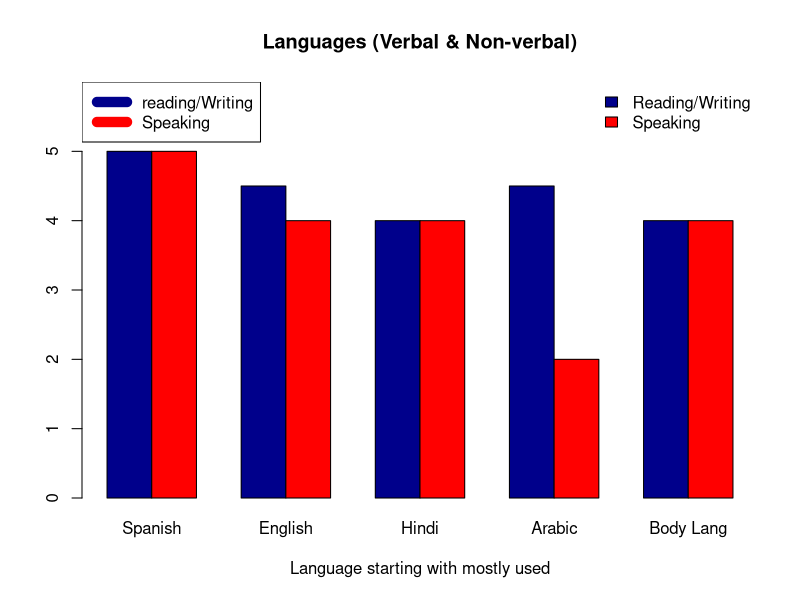
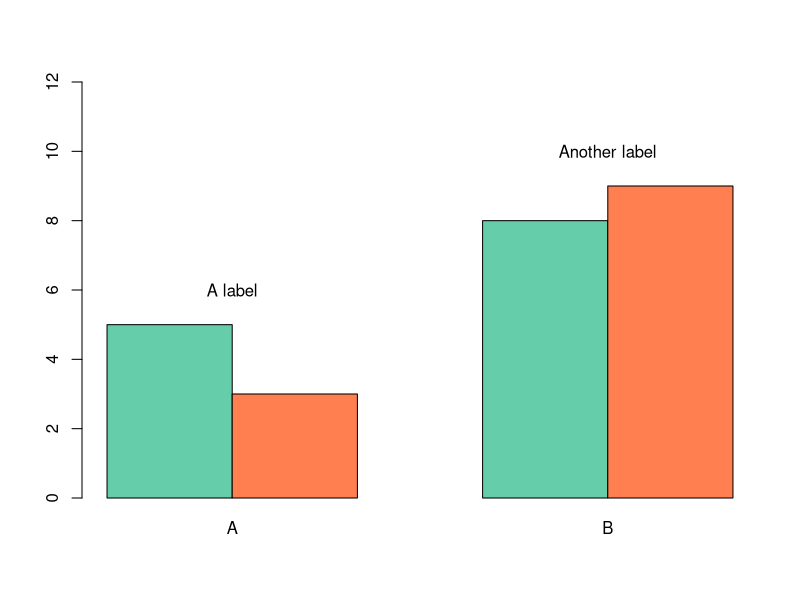
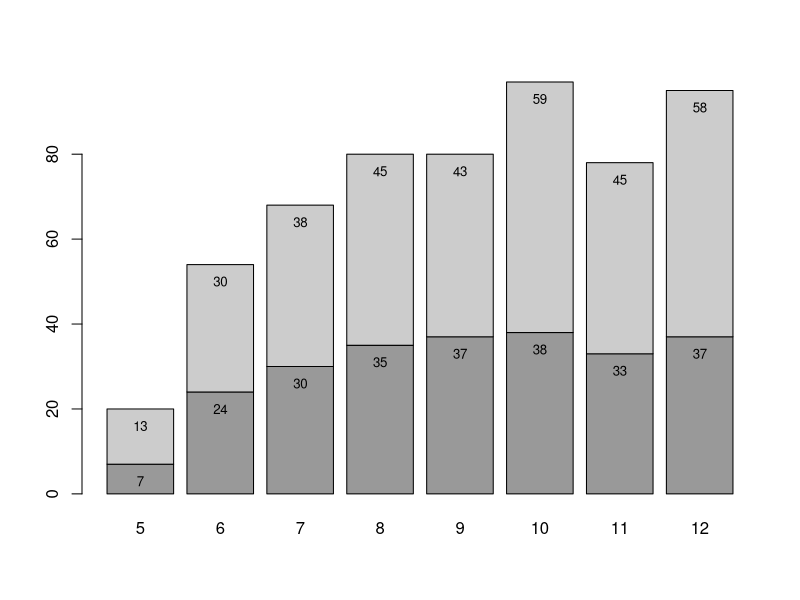
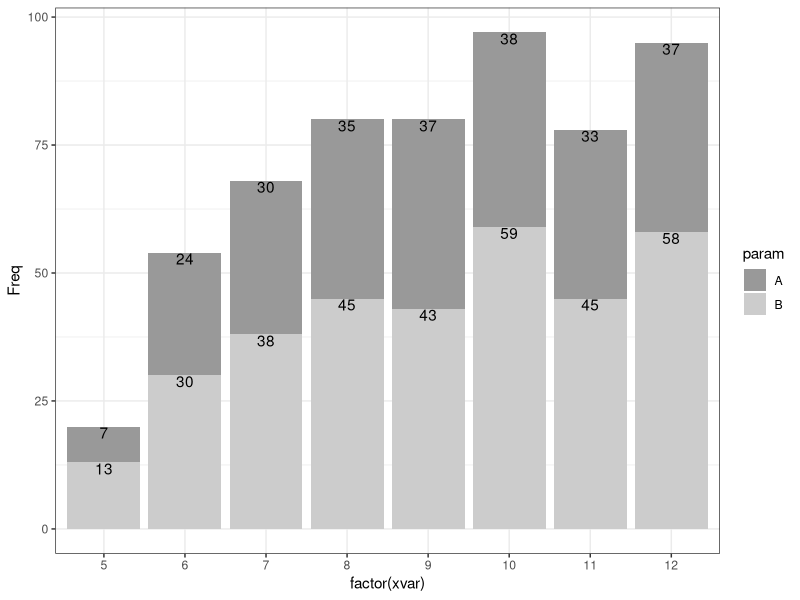
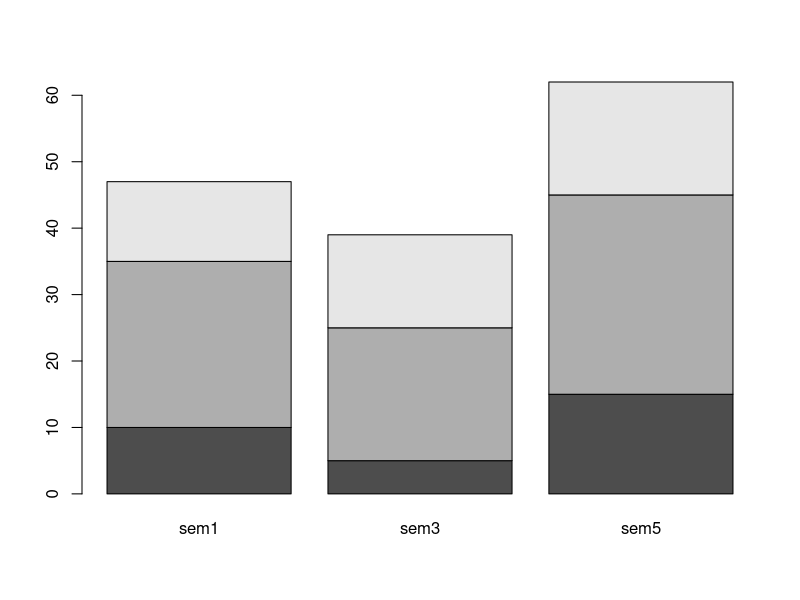
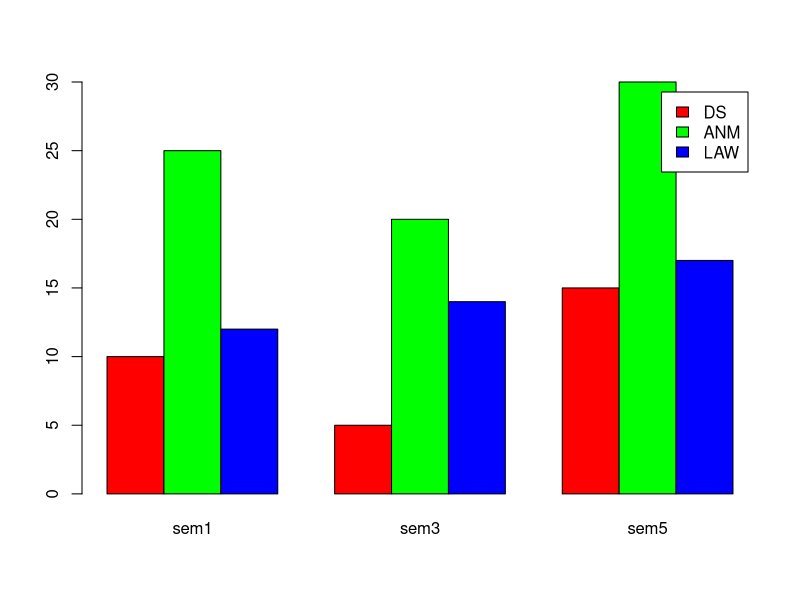
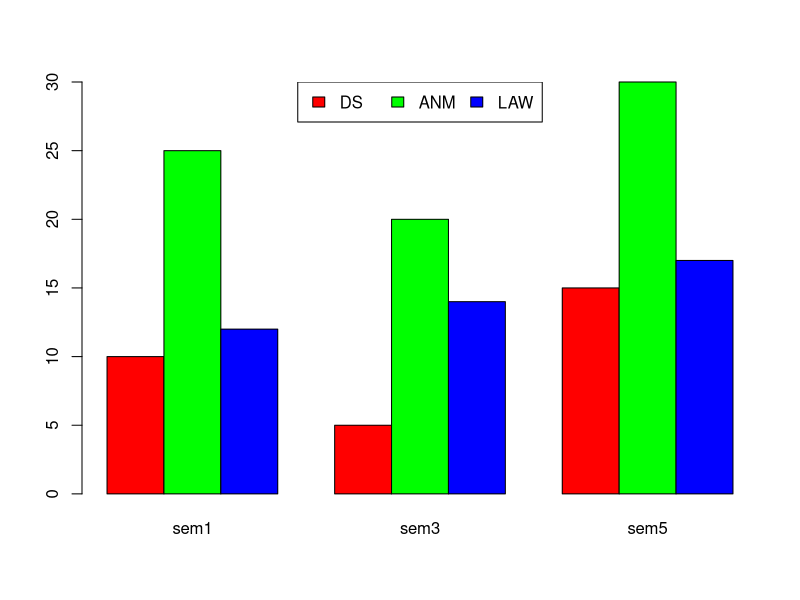
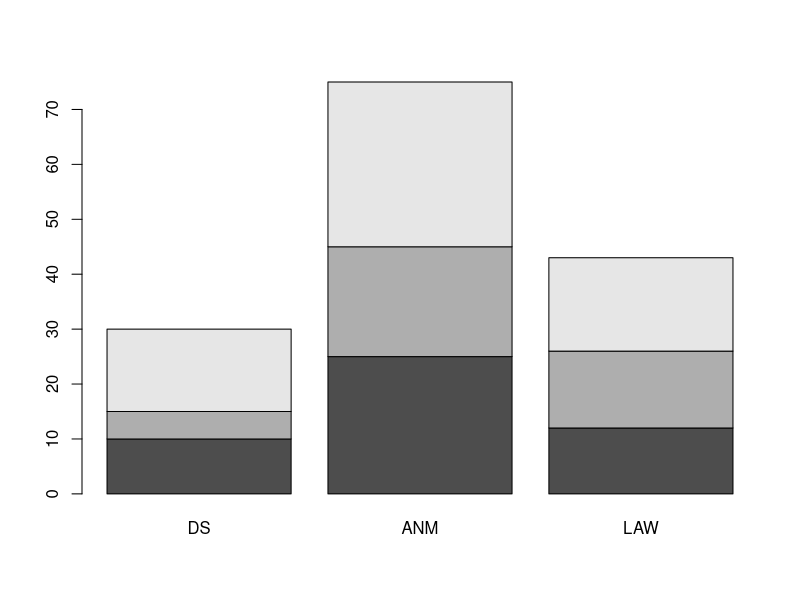

Here is the R script that generated these plots, in order:
#Bar Plot2
#
heights1 = c(5, 5, 4.5, 4, 4, 4, 4.5, 2, 4, 4) # Your data
mydata <- matrix(heights1, ncol = 2, byrow = TRUE,
     dimnames = list(c("Spanish", "English", "Hindi", 
     "Arabic", "Body Lang"),
       c("Reading/Writing", "Speaking")))
#matrix( ,  , , list(rowname,s colnames))
colors <- c("darkblue", "red") # Define the colors you're using

barplot(t(mydata), beside = TRUE, col = colors, 
        ylim = c(0, 6), axes = FALSE,
        xlab = "Language starting with mostly used",
        main = "Languages (Verbal & Non-verbal)")
axis(2, at = 0:5, labels = 0:5)
legend("topright", colnames(mydata), fill = colors, bty = "n")
legend("topleft", c("reading/Writing", "Speaking"), col=c("darkblue","red"), lwd=10)

#2

##Create data
x = replicate(2, sample(letters[1:2], 100, rep=T))
apply(x, 2, table)

##Create plot
barplot(matrix(c(5, 3, 8, 9), nr=2), beside=TRUE, 
        col=c("aquamarine3", "coral"), 
        names.arg=LETTERS[1:2], 
        ylim=range(0,12))

##Add text at coordinates: x=2, y=6
##Use trial and error to place them 
text(2, 6, "A label")
text(5, 10, "Another label")

#3
tt = structure(c(7L, 13L, 24L, 30L, 30L, 38L, 35L, 45L, 37L, 
    43L, 38L, 59L, 33L, 45L, 37L, 58L), .Dim = c(2L, 8L), 
   .Dimnames = structure(list(param = c("A","B"), 
   xvar = c("5", "6", "7", "8", "9", "10", "11", "12")), 
 .Names = c("param", "xvar")), class = "table")
tt
bb <- barplot(tt, col=c("grey60","grey80"))
text(bb,tt[1,]-4,labels=tt[1,],cex=.8)
text(bb,colSums(tt)-4,labels=tt[2,],cex=0.8)
str(tt)

library(ggplot2)
ggplot(as.data.frame(tt),aes(x=factor(xvar),y=Freq,fill=param)) +
  geom_bar(stat="identity",position="stack")+
  geom_text(aes(label=Freq),position="stack",vjust=1)+
  scale_fill_manual(values=c("grey60","grey80"))+
  theme_bw()


#4
students = c(10,5,15,
             25,20,30,
             12,14,17)
stusummary = matrix(students, byrow=T,ncol=3, 
    dimnames = list(c('DS','ANM', 'LAW'), 
     c('sem1','sem3','sem5') ) )
stusummary
barplot(stusummary)    
barplot(stusummary, beside=T , col=rainbow(nrow(stusummary)) 
        ,legend=rownames(stusummary)) 

#
barplot(stusummary, beside=T , 
    col=rainbow(nrow(stusummary)) )

legend('top', legend=rownames(stusummary), horiz=T,
       fill=rainbow(nrow(stusummary)))

#Invert       
barplot(t(stusummary))
barplot(t(stusummary), beside=T)
barplot(stusummary, beside=T , 
        col=rainbow(nrow(t(stusummary))) )
legend('top', legend=colnames(t(stusummary)), horiz=T,
       fill=rainbow(ncol(t(stusummary))))


#4
max.temp <- c(22, 27, 26, 24, 23, 26, 28)
barplot(max.temp)
# barchart with added parameters

barplot(max.temp,
        main = "Maximum Temperatures in a Week",
        xlab = "Degree Celsius",
        ylab = "Day",
        names.arg = c("Sun", "Mon", "Tue", "Wed", "Thu", "Fri", "Sat"),
        col = "darkred",
        horiz = TRUE)

barplot(max.temp,
        main = "Maximum Temperatures in a Week",
        ylab = "Degree Celsius",
        xlab = "Day",
        names.arg = c("Sun", "Mon", "Tue", "Wed", "Thu", "Fri", "Sat"),
        col = "yellow",
        horiz = F)
?barplot
max.temp2 <- c(20, 25, 20, 27, 33, 22, 28)
temp = matrix(c(max.temp, max.temp2), byrow=F, ncol=2)
colnames(temp) = c('Jan', 'Feb')
temp
barplot(temp, beside=T, xlab='Days', ylab='Degree C', cex.names = 0.6,
  cex.axis = 0.5, ylim=range(0, max(temp)+5),names.arg = rep(c("Sun", "Mon", "Tue", "Wed", "Thu", "Fri", "Sat"),2)
        )
title(main='Avg Day Temp of Month',sub='Jan & Feb')
text(x=c(1:7,9:15)+.5, temp+1, temp, col='red', cex=0.5)
axis(1, at= c(4, 12), pos=-3, labels=c('Jan','Feb') , lwd=0)
?axis
